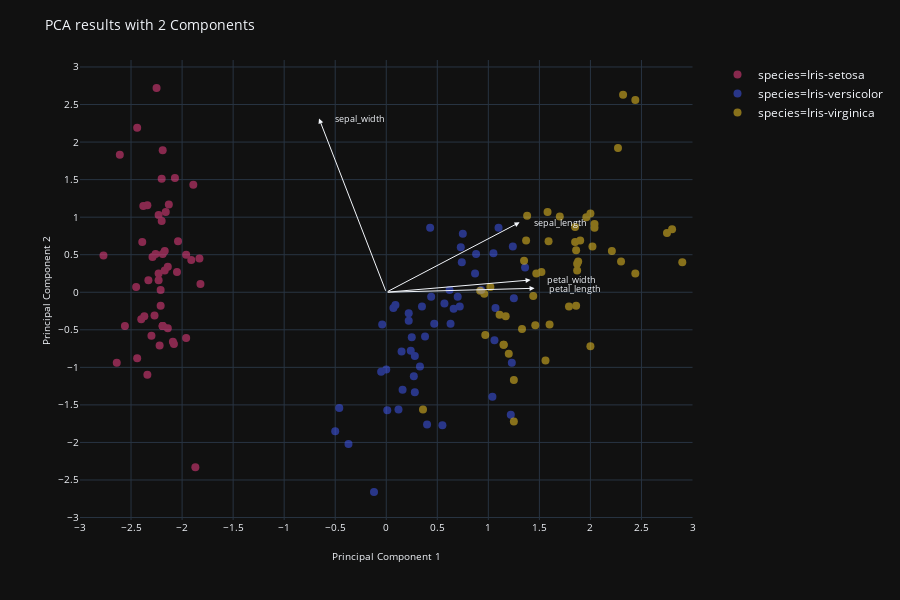

Here is the notebook cell this chart was saved with:
### Markdown cell above
The biplot below displays the Iris dataset reduced to 2 principal components. The first thing we notice is the immediate separation between Iris-setosa and the rest of the species. The white arrows display the loadings of each original feature. 

We can see that **"petal_width"** and **"petal_length"** have a high positive value of principal component 1 but a small value of principal component 2. The fact that all Iris-setosa samples are at the far negative side of principal component 1 suggests that they must have much lower values of both **"petal_width"** and **"petal_length"** and this is what makes the separate from the other species. This can be confirmed by looking at the last two histograms on the EDA section. Similar observations can be made for the other features.

Of course this is a standard ML example with nice separation and in real life it is unlikely to get datasets that are so easy to work with. Never the less this graph demonstrates how you can compress a lot of information into one graph by using the power of PCA and plotly.

### Code cell
# build the chart
fig = px.scatter(df_results.round(2),
                 x="PC1",
                 y="PC2",
                 color=target_col,
                 template="plotly_dark",
                 color_discrete_sequence=['#FF428B', '#425BFF', '#FFD126'])

# update the markers
fig.update_traces(
#                   marker_line_width = 2,
                  marker_size=8,
                  opacity=0.5)

fig.update_xaxes(dtick=0.5,
                 range=[-3,3],
                 title_text='Principal Component 1',
                 title_font_size = 10,
                 tickfont_size = 10,
                 zeroline=False,
                 zerolinewidth=0,
                 zerolinecolor='lightgrey',
                 showgrid=True)

fig.update_yaxes(dtick=0.5,
                 title_text='Principal Component 2',
                 title_font_size = 10,
                 tickfont_size = 10,
                 zeroline=False,
                 zerolinewidth=0,
                 zerolinecolor='lightgrey',
                 showgrid=True)


annots = []

for i, feature in enumerate(features):
    
    pc1_val = model_pca.components_[:, i][0]
    pc2_val = model_pca.components_[:, i][1]
    
    # add the arrow annotation
    annots.append(dict(
                        x=pc1_val*2.5,
                        y=pc2_val*2.5,
                        xref="x",
                        yref="y",
                        axref="x",
                        ayref="y",
                        arrowwidth=1,
                        showarrow=True,
                        ax=0,
                        ay=0,
                        text="",
                        arrowhead = 2
                        )),
    # add the text annotation
    annots.append(
                    dict(
                        x=pc1_val*2.5 + 0.4,
                        y=pc2_val*2.5 + 0.0,
                        xref="x",
                        yref="y",
                        showarrow=False,
                        font_size=9,
                        text=f"{feature}",
                        )
                )





# # update the layout of the figure
fig.update_layout(
        title_text=f"PCA results with 2 Components",
        titlefont_size= 14,
        barmode='overlay',
        bargap=0.1,   
        annotations=annots
    )

# fig.show(renderer = "notebook_connected")
iplot(fig)

### Figure 1 — Plotly figure (JSON) as saved in the notebook; plotly's stock layout.template omitted (floating-point values rounded to 4 significant figures)
{"data": [{"hoverlabel": {"namelength": 0}, "hovertemplate": "species=Iris-setosa<br>PC1=%{x}<br>PC2=%{y}", "legendgroup": "species=Iris-setosa", "marker": {"color": "#FF428B", "size": 8, "symbol": "circle"}, "mode": "markers", "name": "species=Iris-setosa", "opacity": 0.5, "showlegend": true, "type": "scatter", "x": [-2.26, -2.09, -2.37, -2.3, -2.39, -2.07, -2.45, -2.23, -2.34, -2.19, -2.16, -2.33, -2.22, -2.64, -2.19, -2.25, -2.2, -2.19, -1.89, -2.34, -1.91, -2.2, -2.77, -1.82, -2.23, -1.96, -2.05, -2.17, -2.14, -2.27, -2.14, -1.83, -2.61, -2.44, -2.19, -2.21, -2.04, -2.19, -2.44, -2.17, -2.29, -1.87, -2.56, -1.96, -2.13, -2.08, -2.38, -2.4, -2.23, -2.21], "xaxis": "x", "y": [0.51, -0.66, -0.32, -0.58, 0.67, 1.52, 0.07, 0.25, -1.1, -0.45, 1.07, 0.16, -0.71, -0.94, 1.89, 2.72, 1.51, 0.51, 1.43, 1.16, 0.43, 0.95, 0.49, 0.11, 0.16, -0.61, 0.27, 0.55, 0.34, -0.31, -0.48, 0.45, 1.83, 2.19, -0.45, -0.18, 0.68, -0.45, -0.88, 0.29, 0.47, -2.33, -0.45, 0.5, 1.17, -0.69, 1.15, -0.36, 1.03, 0.03], "yaxis": "y"}, {"hoverlabel": {"namelength": 0}, "hovertemplate": "species=Iris-versicolor<br>PC1=%{x}<br>PC2=%{y}", "legendgroup": "species=Iris-versicolor", "marker": {"color": "#425BFF", "size": 8, "symbol": "circle"}, "mode": "markers", "name": "species=Iris-versicolor", "opacity": 0.5, "showlegend": true, "type": "scatter", "x": [1.1, 0.73, 1.24, 0.4, 1.07, 0.38, 0.75, -0.5, 0.93, 0, -0.12, 0.44, 0.55, 0.72, -0.04, 0.88, 0.35, 0.15, 1.22, 0.16, 0.74, 0.47, 1.23, 0.63, 0.7, 0.87, 1.25, 1.36, 0.66, -0.05, 0.12, 0.01, 0.24, 1.06, 0.22, 0.43, 1.05, 1.04, 0.07, 0.28, 0.27, 0.62, 0.33, -0.37, 0.28, 0.09, 0.22, 0.57, -0.46, 0.25], "xaxis": "x", "y": [0.86, 0.6, 0.61, -1.76, -0.21, -0.59, 0.78, -1.85, 0.03, -1.03, -2.66, -0.06, -1.77, -0.19, -0.43, 0.51, -0.19, -0.79, -1.63, -1.3, 0.4, -0.42, -0.94, -0.42, -0.06, 0.25, -0.08, 0.33, -0.22, -1.06, -1.56, -1.57, -0.78, -0.64, -0.28, 0.86, 0.52, -1.39, -0.21, -1.33, -1.12, 0.03, -0.99, -2.02, -0.85, -0.17, -0.38, -0.15, -1.54, -0.6], "yaxis": "y"}, {"hoverlabel": {"namelength": 0}, "hovertemplate": "species=Iris-virginica<br>PC1=%{x}<br>PC2=%{y}", "legendgroup": "species=Iris-virginica", "marker": {"color": "#FFD126", "size": 8, "symbol": "circle"}, "mode": "markers", "name": "species=Iris-virginica", "opacity": 0.5, "showlegend": true, "type": "scatter", "x": [1.85, 1.15, 2.21, 1.44, 1.87, 2.75, 0.36, 2.3, 2, 2.27, 1.37, 1.6, 1.88, 1.25, 1.46, 1.59, 1.47, 2.44, 3.31, 1.25, 2.04, 0.97, 2.9, 1.33, 1.7, 1.96, 1.17, 1.02, 1.79, 1.86, 2.44, 2.32, 1.86, 1.11, 1.2, 2.8, 1.58, 1.35, 0.92, 1.85, 2.02, 1.9, 1.15, 2.04, 2, 1.87, 1.56, 1.52, 1.38, 0.96], "xaxis": "x", "y": [0.87, -0.7, 0.55, -0.05, 0.29, 0.79, -1.56, 0.41, -0.72, 1.92, 0.69, -0.43, 0.41, -1.17, -0.44, 0.68, 0.25, 2.56, 0, -1.72, 0.91, -0.57, 0.4, -0.49, 1.01, 1, -0.32, 0.07, -0.19, 0.56, 0.25, 2.63, -0.18, -0.3, -0.82, 0.84, 1.07, 0.42, 0.02, 0.67, 0.61, 0.69, -0.7, 0.86, 1.05, 0.38, -0.91, 0.27, 1.02, -0.02], "yaxis": "y"}], "layout": {"annotations": [{"arrowhead": 2, "arrowwidth": 1, "ax": 0, "axref": "x", "ay": 0, "ayref": "y", "showarrow": true, "text": "", "x": 1.306, "xref": "x", "y": 0.9308, "yref": "y"}, {"font": {"size": 9}, "showarrow": false, "text": "sepal_length", "x": 1.706, "xref": "x", "y": 0.9308, "yref": "y"}, {"arrowhead": 2, "arrowwidth": 1, "ax": 0, "axref": "x", "ay": 0, "ayref": "y", "showarrow": true, "text": "", "x": -0.6584, "xref": "x", "y": 2.314, "yref": "y"}, {"font": {"size": 9}, "showarrow": false, "text": "sepal_width", "x": -0.2584, "xref": "x", "y": 2.314, "yref": "y"}, {"arrowhead": 2, "arrowwidth": 1, "ax": 0, "axref": "x", "ay": 0, "ayref": "y", "showarrow": true, "text": "", "x": 1.453, "xref": "x", "y": 0.05274, "yref": "y"}, {"font": {"size": 9}, "showarrow": false, "text": "petal_length", "x": 1.853, "xref": "x", "y": 0.05274, "yref": "y"}, {"arrowhead": 2, "arrowwidth": 1, "ax": 0, "axref": "x", "ay": 0, "ayref": "y", "showarrow": true, "text": "", "x": 1.414, "xref": "x", "y": 0.1635, "yref": "y"}, {"font": {"size": 9}, "showarrow": false, "text": "petal_width", "x": 1.814, "xref": "x", "y": 0.1635, "yref": "y"}], "bargap": 0.1, "barmode": "overlay", "height": 600, "legend": {"tracegroupgap": 0}, "margin": {"t": 60}, "title": {"font": {"size": 14}, "text": "PCA results with 2 Components"}, "xaxis": {"anchor": "y", "domain": [0, 0.98], "dtick": 0.5, "range": [-3, 3], "showgrid": true, "tickfont": {"size": 10}, "title": {"font": {"size": 10}, "text": "Principal Component 1"}, "zeroline": false, "zerolinecolor": "lightgrey", "zerolinewidth": 0}, "yaxis": {"anchor": "x", "domain": [0, 1], "dtick": 0.5, "showgrid": true, "tickfont": {"size": 10}, "title": {"font": {"size": 10}, "text": "Principal Component 2"}, "zeroline": false, "zerolinecolor": "lightgrey", "zerolinewidth": 0}}}
